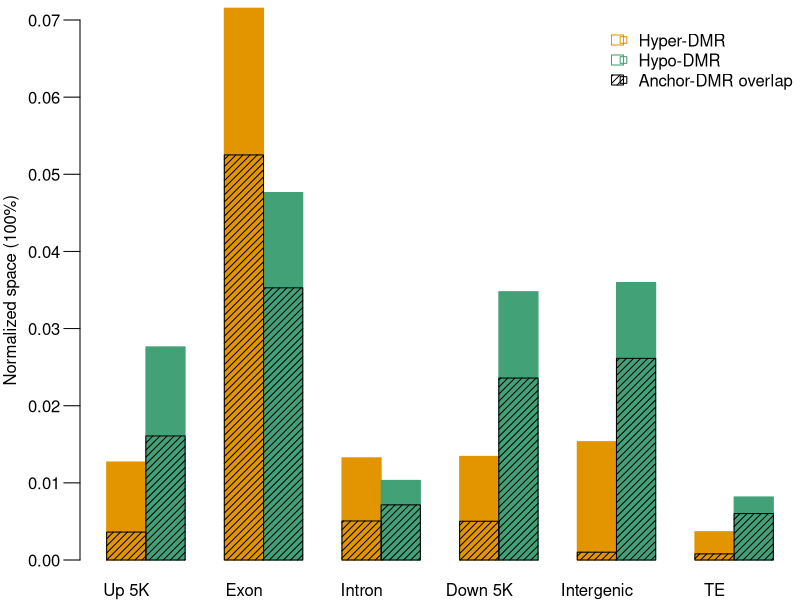
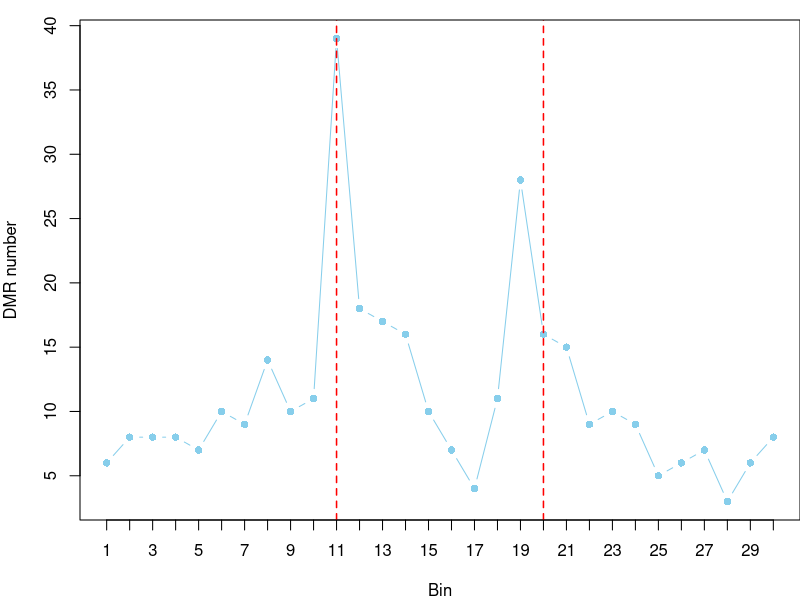
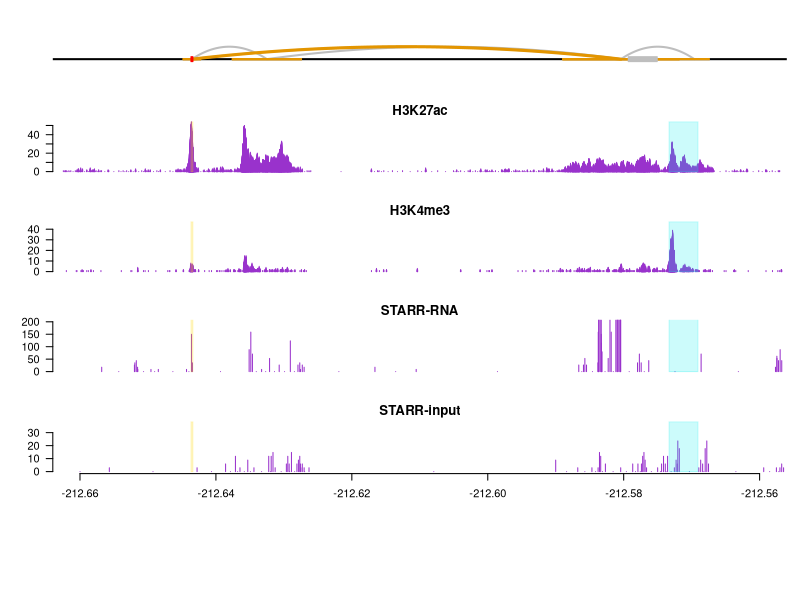

Here is the R script that generated these plots, in order:
## ---- chunk 1
library(data.table)
##########Fig3a#####DMR VS Genomic_feature
#pdf("hyper_hypo_DMR_VS_Genomic_feature.pdf",width=8,height=6)
par(mar=c(2,4,1,0),mfrow=c(1,1))
d=fread("../cache/fig3_CG_DMR/barplot_DMR_Feature.txt",head=T,data.table=F)
barplot(d[,2],space=c(0,0,1,0,1,0,1,0,1,0,1,0),width=0.6,col=d[,5],las=1,cex.axis=1,border=d[,5],ylim=c(0,0.07),ylab="Normalized space (100%)",tck=-0.03,names=c(d[,1][-12],""))

legend("topright",c("Hyper-DMR","Hypo-DMR","Anchor-DMR overlap"),ncol = 1,pch=22,col=c("#E39500","#43A178","black"),border =c("#E39500","#43A178","black"),bty="n",cex=1,seg.len=0.1,angle = c(0,0,45), density=c(0,0,20))

par(new=T)
barplot(d[,3],width=0.6,col="black",space=c(0,0,1,0,1,0,1,0,1,0,1,0),axes=F,border="black",ylim=c(0,0.07),angle=45,density = 20)
#dev.off()
## ---- chunk 2
########Fig2b########Enrichment analisis of DMR at genic regions
d=fread("../cache/fig3_CG_DMR/CG_TEO_MZ_DMR_overlap_Gene_bin.txt",head=T,na.str="NA",data.table=F)
hyper=d[d[,12]<0,]
f_hyper=as.data.frame(table(hyper[,10]))
id=as.numeric(gsub("bin","",f_hyper[,1]))
f_hyper=cbind(id,f_hyper)
f_hyper=f_hyper[order(f_hyper[,1]),]
#pdf("CG_TEO_MAI_hyper_DMR_Genic_bin_freq.pdf",height = 6,width = 9)
par(mar=c(4,4,1,0))
plot(f_hyper[,1],f_hyper[,3],pch=16,cex=1,col="skyblue",type="b",cex.axis=1,xlab="Bin",ylab="DMR number",las=1,cex.lab=1,tck=-0.03,axes=F)
axis(1,at=c(1:30))
axis(2)
abline(v=c(11,20),col="red",lwd=1.5,lty=2)
box()
#dev.off() 
## ---- chunk 3
###########Fig3c### Physical interactions and chromatin profiles aroundZm00001d018036gene
gd=fread("../cache/fig3_CG_DMR/DMR_Gene.txt", header=T,data.table=F) 
ra=range(gd[1,c(3:4,7:8)])
out="Interaction_Zm00001d018036_2.pdf"
#pdf(out,height = 8,width = 10)
par(mfrow=c(6,1),mar=c(2,4,1.5,1))
I1=fread("../cache/fig3_CG_DMR/interaction.txt",head=T,na.str="NA",data.table=F) 
I1=cbind(I1[,c(13,1)],-I1[,3],-I1[,2],I1[,4],-I1[,6:5])
I1=I1[I1[,2]==I1[,5]&I1[,1]=="Zm00001d018036",]
I1[,3]=I1[,3]/1e6;I1[,4]=I1[,4]/1e6;I1[,6]=I1[,6]/1e6;I1[,7]=I1[,7]/1e6;
start=-212.66;end=-212.56
lim=c(start,end)
I1=I1[I1[,6]>=start & I1[,4]<=end,]
plot(1,1,xlim=lim,ylim=c(0,4),axes = F,xlab="",ylab="")
abline(h=1,lwd=2)

x=dim(I1[,c(3,6)])[1];y=dim(I1[,c(3,6)])[2]
#rect(as.vector(as.matrix(I1[,c(3,6)])),rep(0.95,x*y),as.vector(as.matrix(I1[,c(4,7)])),rep(1.05,x*y),col="blue",border = "blue")
for(j in 1:nrow(I1))
{
 s=spline(c((I1[j,3]+I1[j,4])/2,(I1[j,4]+I1[j,6])/2,(I1[j,6]+I1[j,7])/2),c(1,6,1),n=201)
  x=s$x
  y=spline(c(1,3,5),c(5,6,5),n=201)$y-4
  points( x,y,type="l",lwd=2,col="gray") 
}

for(j in 3:3)
{
  
  s=spline(c((I1[j,3]+I1[j,4])/2,(I1[j,4]+I1[j,6])/2,(I1[j,6]+I1[j,7])/2),c(1,6,1),n=201)
  x=s$x
  y=spline(c(1,3,5),c(5,6,5),n=201)$y-4
  points( x,y,type="l",lwd=3,col="#E39500") 
}
rect(I1[,4],0.95,I1[,3],1.05,col="#E39500",border = "#E39500")
rect(I1[,7],0.95,I1[,6],1.05,col="#E39500",border = "#E39500")
rect(-gd[,4]/1e6-0.006,0.8,-gd[,3]/1e6-0.006,1.2,col="gray",border = "gray")
rect(-gd[,8]/1e6,0.8,-gd[,7]/1e6,1.2,col="red",border = "red")
###########

H3K27ac=fread("../cache/fig3_CG_DMR/Leaf_H3K27ac.txt",head=F,na.str="NA",data.table=F) 
H3K27ac=cbind(H3K27ac[,1],-(H3K27ac[,2]+H3K27ac[,3])/2e6,H3K27ac[,4])
H3K4me3=fread("../cache/fig3_CG_DMR/Leaf_H3K4me3.txt",head=F,na.str="NA",data.table=F) 
H3K4me3=cbind(H3K4me3[,1],-(H3K4me3[,2]+H3K4me3[,3])/2e6,H3K4me3[,4])
starr=fread("../cache/fig3_CG_DMR/starr-rna.dup.txt",head=F,na.str="NA",data.table=F) 
starr=cbind(starr[,1],-(starr[,2]+starr[,3])/2e6,starr[,4])
starr_in=fread("../cache/fig3_CG_DMR/starr-scaled-input.txt",head=F,na.str="NA",data.table=F) 
starr_in=cbind(starr_in[,1],-(starr_in[,2]+starr_in[,3])/2e6,starr_in[,4])

dmr_col=adjustcolor(colours()[142], alpha.f = 0.2)
gene_col=adjustcolor(colours()[70], alpha.f = 0.2)
plot(H3K27ac[,2],H3K27ac[,3],xlim=c(start,end),type="h",col=colours()[95],axes = F,ylim=c(0,max(H3K27ac[,3])),main="H3K27ac",ylab="")
axis(2,las=1)
rect(-gd[1,8]/1e6,0,-gd[1,7]/1e6,max(H3K27ac[,3]),col=dmr_col,border = dmr_col)
rect(-gd[1,4]/1e6,0,-gd[1,3]/1e6,max(H3K27ac[,3]),col=gene_col,border = gene_col)

plot(H3K4me3[,2],H3K4me3[,3],xlim=c(start,end),type="h",col=colours()[95],axes = F,ylim=c(0,max(H3K4me3[,3])),main="H3K4me3",ylab="")
axis(2,las=1)
rect(-gd[1,8]/1e6,0,-gd[1,7]/1e6,max(H3K4me3[,3]),col=dmr_col,border = dmr_col)
rect(-gd[1,4]/1e6,0,-gd[1,3]/1e6,max(H3K4me3[,3]),col=gene_col,border = gene_col)

plot(starr[,2],starr[,3],xlim=c(start,end),type="h",col=colours()[95],axes = F,ylim=c(0,200),ylab="",main="STARR-RNA")
axis(2,las=1)
rect(-gd[1,8]/1e6,0,-gd[1,7]/1e6,max(starr[,3]),col=dmr_col,border = dmr_col)
rect(-gd[1,4]/1e6,0,-gd[1,3]/1e6,max(starr[,3]),col=gene_col,border = gene_col)

plot(starr_in[,2],starr_in[,3],xlim=c(start,end),type="h",col=colours()[95],axes = F,ylim=c(0,max(starr_in[,3])),ylab="",main="STARR-input",xlab="Chr5 (Mb)")
axis(2,las=1)
axis(1,las=1)
rect(-gd[1,8]/1e6,0,-gd[1,7]/1e6,max(starr_in[,3]),col=dmr_col,border = dmr_col)
rect(-gd[1,4]/1e6,0,-gd[1,3]/1e6,max(starr_in[,3]),col=gene_col,border = gene_col)
#dev.off()
